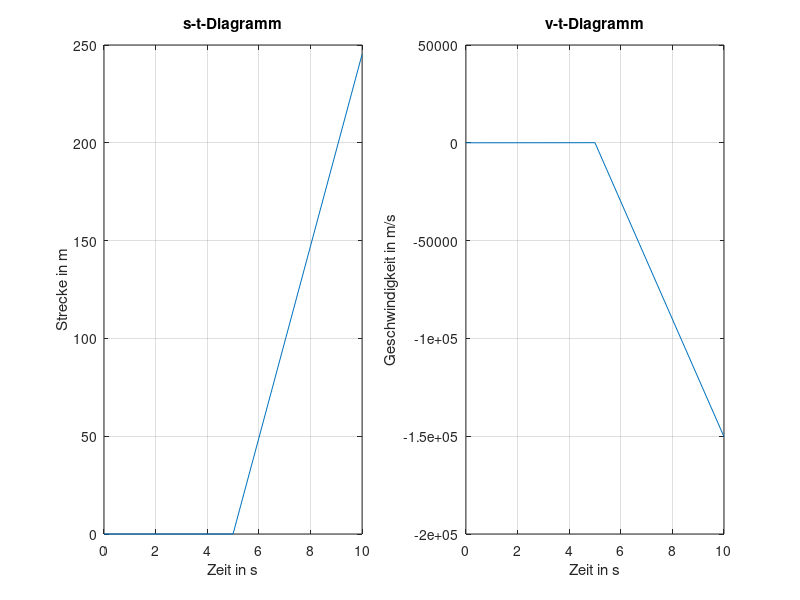

The MATLAB script that drew this image:
clear all

G = 9.81;

DELTA_T = input("Gebe Zeitintervall in s ein: ");
ANFANGSHOEHE = input("Gebe Anfangshoehe in m ein: ");
CW = input("Gebe Luftwiderstandsbeiwert (cw-Wert) ein: ");
RHO_L = input("Gebe Luftdichte in kg/m^3 ein: ");
A = input("Gebe Querschnittsflaeche in m^2 ein: ");
M = input("Gebe Masse in kg ein: ");

t(1) = 0;
v(1) = 0;
s(1) = 0;
a(1) = G;

i = 1;
while s(i) <= ANFANGSHOEHE
  t(i+1) = t(i) + DELTA_T;
  v(i+1) = v(i) + (G - (1/2*CW*RHO_L*A*(v(i))^2)/M) * DELTA_T;
  s(i+1) = s(i) + v(i) * DELTA_T;
  a(i+1) = G - (1/2*CW*RHO_L*A*(v(i+1))^2)/M;
  i = i + 1;
end

fprintf("Endgeschwindigkeit Theorie: %6.2f m/s, %6.2f km/h\n", sqrt(2*G*M/(RHO_L*A*CW)), sqrt(2*G*M/(RHO_L*A*CW))*3.6);
fprintf("Endgeschwindigkeit Simulation: %6.2f m/s, %6.2f km/h\n", v(i), (v(i)*3.6));
fprintf("Fallzeit: %6.2f s\n", t(i));
fprintf("Anzahl Schritte zur Abbruchbedingung: %1.f\n", i);

subplot(1,2,1);
plot(t,s);
grid on
title("s-t-Diagramm", "FontWeight","bold");
xlabel("Zeit in s")
ylabel("Strecke in m")

subplot(1,2,2);
plot(t,v);
grid on
title("v-t-Diagramm", "FontWeight","bold");
xlabel("Zeit in s")
ylabel("Geschwindigkeit in m/s")
